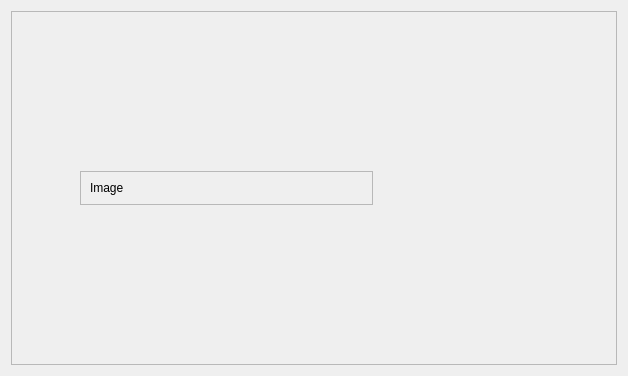
<?xml version="1.0" encoding="UTF-8"?>
<ui version="4.0">
 <class>ItemDetailWidget</class>
 <widget class="QWidget" name="ItemDetailWidget">
  <property name="geometry">
   <rect>
    <x>0</x>
    <y>0</y>
    <width>628</width>
    <height>376</height>
   </rect>
  </property>
  <property name="windowTitle">
   <string>Form</string>
  </property>
  <layout class="QVBoxLayout" name="verticalLayout_3">
   <item>
    <widget class="QFrame" name="frame_2">
     <property name="frameShape">
      <enum>QFrame::StyledPanel</enum>
     </property>
     <property name="frameShadow">
      <enum>QFrame::Raised</enum>
     </property>
     <layout class="QVBoxLayout" name="verticalLayout" stretch="1,9">
      <item>
       <layout class="QVBoxLayout" name="appBarLayout"/>
      </item>
      <item>
       <layout class="QHBoxLayout" name="horizontalLayout" stretch="1,5,4">
        <item>
         <layout class="QVBoxLayout" name="imagesLayout"/>
        </item>
        <item>
         <widget class="QFrame" name="frame">
          <property name="minimumSize">
           <size>
            <width>200</width>
            <height>0</height>
           </size>
          </property>
          <property name="styleSheet">
           <string notr="true"/>
          </property>
          <property name="frameShape">
           <enum>QFrame::StyledPanel</enum>
          </property>
          <property name="frameShadow">
           <enum>QFrame::Raised</enum>
          </property>
          <layout class="QVBoxLayout" name="verticalLayout_2">
           <item>
            <widget class="QLabel" name="Picture">
             <property name="styleSheet">
              <string notr="true">border-color: rgb(0, 0, 0);</string>
             </property>
             <property name="text">
              <string>Image</string>
             </property>
            </widget>
           </item>
          </layout>
         </widget>
        </item>
        <item>
         <layout class="QVBoxLayout" name="descLayout"/>
        </item>
       </layout>
      </item>
     </layout>
    </widget>
   </item>
  </layout>
 </widget>
 <resources/>
 <connections/>
</ui>
